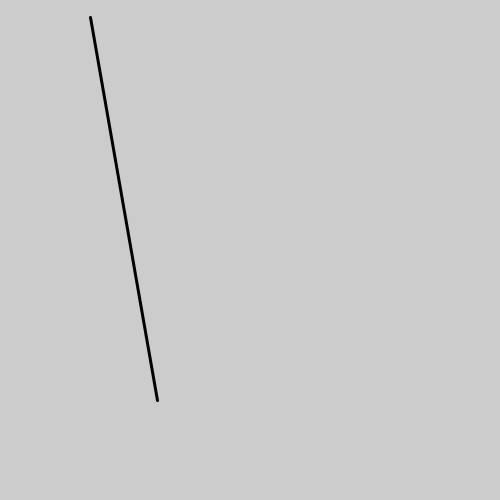
Frame 1 (no input)
Frame 60 (the mouse pressed at the canvas centre just before this capture): identical to frame 1, image omitted
Frame 120 (the mouse held since frame 60 and released just before this capture): identical to frame 1, image omitted

The Processing sketch that drew this single still picture (run headless with seeded random() and noise(); from frame 60 on, the mouse is pressed at the canvas centre):

// Processing sketch: Exercise_25_1
// ── Exercise_25_1.pde
//25.1. Use the number keys on the keyboard to modify 
//the movement of a line.

float x = 90.0;
float y = 17.0;

void setup() {
  size(500,500);
  smooth();
  strokeWeight(3);
  
}

void draw() {
  background(204);
  line(x, y, 157, 400);
  if ((keyPressed == true) && (key == '1')){
    x += 1;
    y += 3;
  } else if (key == '2'){
    x += 1;
    y += 2;
  }
  
  
}
